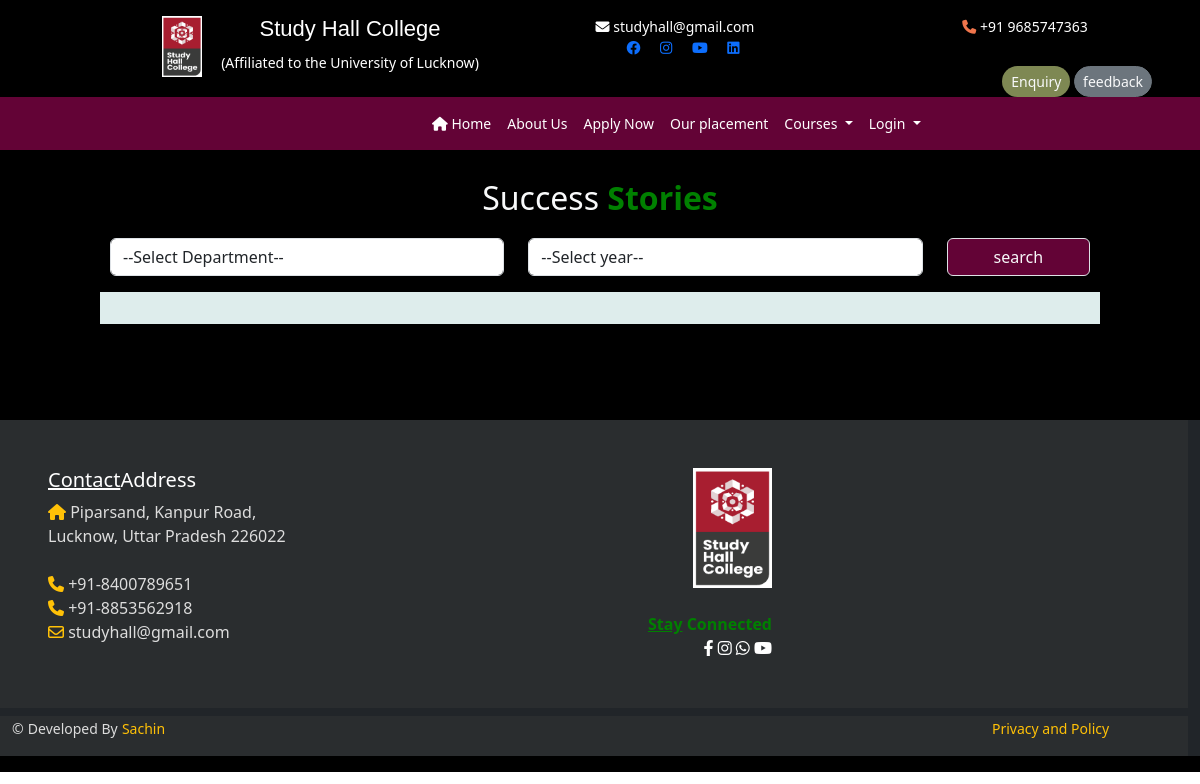
/user/successstory/, run on an earlier commit of the app's database.
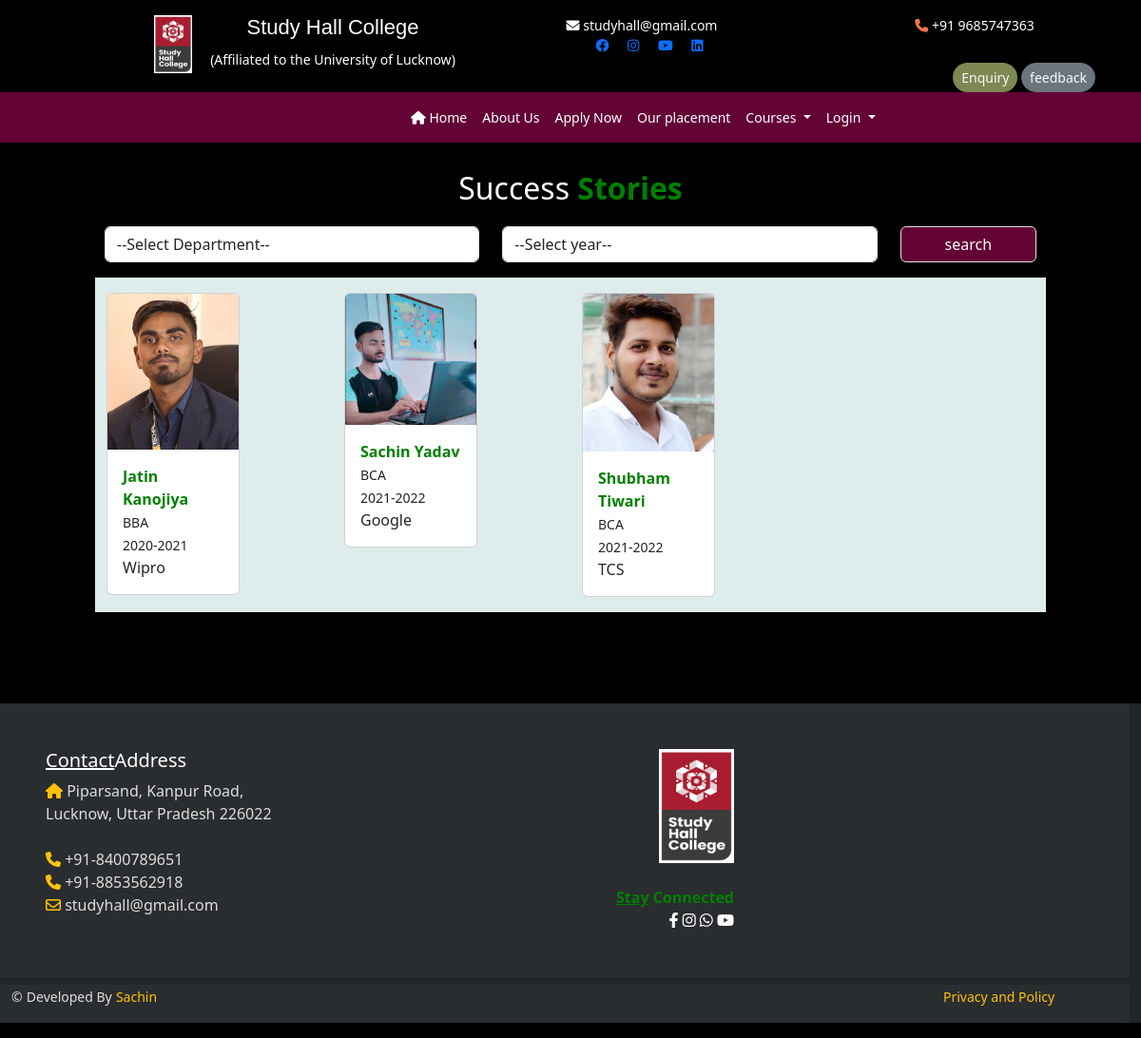
And on a later commit of the database.
### student/models.py (models this page shows)
class placement(models.Model):
    student_picture=models.ImageField(upload_to='static/placement',null=True)
    student_name=models.CharField(max_length=100,null=True)
    department=models.ForeignKey(department,on_delete=models.CASCADE,null=True)
    session = models.ForeignKey(session, on_delete=models.CASCADE,null=True)
    company_name=models.CharField(max_length=200,null=True)

class department(models.Model):
    department_name=models.CharField(max_length=100,null=True)
    def __str__(self):
        return self.department_name

class session(models.Model):
    session=models.CharField(max_length=100,null=True)
    def __str__(self):
        return self.session

### user/views.py (the view)
# urls.py: path('successstory/', views.successstory),
def successstory(request):
    depart = request.GET.get('department')
    year = request.GET.get('year')
    ddata = department.objects.all().order_by('-id')
    sdata = session.objects.all().order_by('-id')
    pdata = placement.objects.all().order_by('-id')
    if depart is not None and year is None:
         pdata = placement.objects.filter(department=depart)
    elif depart is None and year is not None:
         pdata = placement.objects.filter(session=year)
    elif depart is not None and year is not None:
         pdata = placement.objects.filter(department=depart, session=year)
    else:
         pdata = placement.objects.all().order_by('-id')
    md={"cdata":ddata,"sdata":sdata,"pdata":pdata}
    return render(request,"user/successstory.html",md)

### templates/user/successstory.html (shortened to what this page needs)
{% extends 'userbase.html'%}
{% load static %}
{% block userblock %}
<div class=" text-center fs-2 text-light mt-4">Success<b class="txt-mycolor3"> Stories</b></div>
<div class="=row my-auto ">
    <div class="col-sm-10 mx-auto my-2">
        <form method="get">
        <div class="row my-3">
            <div class="col-sm-5">
                <select class="form-control" name="department">
                    <option>--Select Department--</option>
                </select>
            </div>
            <div class="col-sm-5 ">
                <select class="form-control" name="year" placeholder="Enter Your Name" >
                <option>--Select year--</option>
                </select>
            </div>
            <div class="col-sm-2">
            <input type="submit" value="search" class="form-control bg-mycolor2 text-light">
            </div>
        </div>
            </form>
    </div>
</div>
<div class="row">
    <div class="col-sm-10 mx-auto">
        <div class="row py-3 mb-5" style="background:#deedec; ">
            {% for a in pdata %}
            <div class="col-lg-3 col-md-6 col-sm-12" >
                <div class="card" style="max-width:140px;">
                    <img src="/{{a.student_picture}}" style="max-width:160px;" class="card-img-top" />
                    <div class="card-body">
                        <p class="card-text">
                            <b>{{a.student_name}}</b><br>
                            <small>{{a.department}} <br>
                                {{a.session}}</small><br/>
                            {{a.company_name}}
                            <br/>
                        </p>
                    </div>
                </div>
            </div>
            {% endfor %}
        </div>
    </div>
</div>
{% endblock %}

### templates/userbase.html (shortened to what this page needs)
<!DOCTYPE html>
{% load static %}
<html lang="en">
<head>
    <link href="{% static 'css/bootstrap.css'%}" rel="stylesheet"/>
    <link href="{% static 'css/all.css'%}" rel="stylesheet"/>
    <link href="{% static 'css/userStyle.css'%}" rel="stylesheet"/>
    <link href="{% static 'css/Validation.js'%}" rel="stylesheet"/>
</head>
<body>
        <div class="container-fluid bg-mycolorDark py-3" >
            <div class="row t1 header" >
                <div class="col-sm-12 col-lg-2 col-md-6  " >
                    <img src="{%static 'images/logo.png'%}" class="img-fluid " alt="logo" style="max-width: 50px; margin-left:140px;padding-left: 10px;">
                </div>
                <div class="col-sm-12 col-md-6 col-lg-3 text-center txt-mycolorWhite"  ><h2 style="font-size:22px;">Study Hall College</h2><small style="font-size: 14px;">(Affiliated to the University of Lucknow)</small>
            </div>
                <div class="col-sm-12 col-md-6 col-lg-7 text-center txt-mycolorWhite" style=" font-size: 40px;">
                    <div class="row">
                        <div class="col-sm-4 col-md-6" style="font-size: 14px;"><i class="fa-solid fa-envelope"></i></i> studyhall@gmail.com</div>
                            <div class="col-sm-4 col-md-6" style="font-size: 14px;"><i class="fa-sharp fa-solid fa-phone fa-spin" style="color: #f0754c;"></i> +91 9685747363</div>
                            <div class="col-sm-4 col-md-6" style="font-size: 14px;">
                                    <a href="https://www.facebook.com/techpilelko"><i class="fa-brands fa-facebook ps-3"></i></a>
                                    <a href="https://www.instagram.com/tptlko/"> <i class="fa-brands fa-instagram ps-3"></i></a>
                                    <a href="https://www.youtube.com/techpilelko"> <i class="fa-brands fa-youtube ps-3"></i></a>
                                    <a href="https://in.linkedin.com/"> <i class="fa-brands fa-linkedin ps-3"></i></a>
                            </div>
                    </div>
                    <div class="row t13 ">
                        <div class="col-sm-12 me-5 pe-5 pt-2 my-0 pb-0 text-end" style="font-size: 14px;">
                            <a href="/user/contact/" class="btn btn-sm rounded-pill text-light" style="background:#7e8853">Enquiry</a>
                            <a href="/user/feedback/" class="btn btn-sm btn-secondary rounded-pill text-light">feedback</a>
                        </div>
                    </div>
                </div>
            </div>
            <div class="row t2 bg-mycolor2 header ">
                <div class="col-sm-8 ms-auto ">
                    <nav class="navbar navbar-expand-lg bg-body-tertiary" id="menu">
          <div class="container-fluid ">
            <div class="collapse navbar-collapse" id="navbarNav">
              <ul class="navbar-nav">
                <li class="nav-item">
                  <a class="nav-link active" aria-current="page" href="/user/index/">
                     <i class="fa-solid fa-house"></i>
                      Home
                  </a>
                </li>
                <li class="nav-item">
                  <a class="nav-link" href="/user/about/">About Us</a>
                </li>
                  <li class="nav-item">
                  <a class="nav-link" href="/user/contact/">Apply Now</a>
                </li>
                   <li class="nav-item">
                  <a class="nav-link" href="/user/successstory/">Our placement</a>
                </li>
                <li class="nav-item dropdown">
                    <a class="nav-link dropdown-toggle" href="#" role="button" data-bs-toggle="dropdown" aria-expanded="false">
                      Courses
                    </a>
                </li>
                <li class="nav-item dropdown">
                    <a class="nav-link dropdown-toggle" href="#" role="button" data-bs-toggle="dropdown" aria-expanded="false">
                      Login
                    </a>
                </li>
              </ul>
            </div>
          </div>
        </nav>
                </div>
            </div>
            <div class="row">
                <div class="col-sm-12 " style="min-height:40px;">
            {% block userblock %}
            {% endblock %}
            </div>
            </div>
            <div class="row bg-dark mt-5">
    <div class="row footer1 mb-2" style="background:#2a2d2f;">
        <div class="col-sm-4 p-5">
            <h1 style="color:white; font-size:20px;"><u >Contact</u>Address</h1>
           <p style="color:#ddd;" > <i class="fa-solid fa-house text-warning"></i>
            Piparsand, Kanpur Road,<br/>
            Lucknow, Uttar Pradesh 226022<br/><br/>
            <i class="fa-solid fa-phone text-warning"></i>
             +91-8400789651<br/>
              <i class="fa-solid fa-phone text-warning"></i>
             +91-8853562918<br/>
              <i class="fa-regular fa-envelope text-warning"></i>
             studyhall@gmail.com
            </p>
        </div>
        <div class="col-sm-4 py-5 text-end">
    <img src="{% static 'images/logo.png'%}"  height="120px" /><br/><br/>
            <b style="color:white; font-size:16px;" ><u>Stay</u>
                 Connected </b><br/>
              <b>
                 <a href="http://www.facebook.com"><i class="fa-brands fa-facebook-f text-white "></i></a>
                 <a href="http://www.instagram.com"> <i class="fa-brands fa-instagram text-white"></i></a>
                 <a href="http://web whatsapp.com"> <i class="fa-brands fa-whatsapp text-white"></i></a>
                 <a href="http://www.youtube.com"> <i class="fa-brands fa-youtube text-white"></i></a>
              </b>
        </div>
    </div>
    <div class="row footer2" style="background:#2a2d2f; margin-0px; padding-0px;">
    <div class="col-sm-6 ">
       <p style="font-size:16px;"> <small style="color:#ddd;">&copy;</small>
        <small style="color:#ddd;"> Developed By</small>
        <small class="text-warning">Sachin </small>
       </p>
    </div>
    <div class="col-sm-4"></div>
    <div class="col-sm-2">
           <small class="text-warning" style="font-size:14px;">Privacy and Policy</small>
    </div>
   </div>
  </div>
        </div>
</body>
</html>

### static/css/userStyle.css (style rules this page uses)
:root { --bgcolor:black; --bgcolor1:#f34573; --bgcolor2:rgb(99, 3, 54); --bgcolor3:#0a400a; --txtcolor1:#f34573; --txtcolor2:#2a6171; --txtcolor3:#008000; --txtcolor4:white; }
.bg-mycolorDark { background:var(--bgcolor) ! important; color: var(--txtcolor4) ! important; }
b { color:green ! important; }
.bg-mycolor2 { background:var(--bgcolor2) !important; }
.txt-mycolor3 { color:var(--txtcolor3) !important; }
.txt-mycolorWhite { color:var(--txtcolor4) !important; }
h2 { font-family:Arial, Helvetica, sans-serif; }
#menu ul li a { color:white; font-size:14px !important; }
#menu { background:transparent !important }

What changed in the data, as far as the page shows it:
added placement: student_picture (picture), student_name "Jatin Kanojiya", department "BBA", session "2020-2021", company_name "Wipro"
added placement: student_picture (picture), student_name "Sachin Yadav", department "BCA", session "2021-2022", company_name "Google"
added placement: student_picture (picture), student_name "Shubham Tiwari", department "BCA", session "2021-2022", company_name "TCS"
